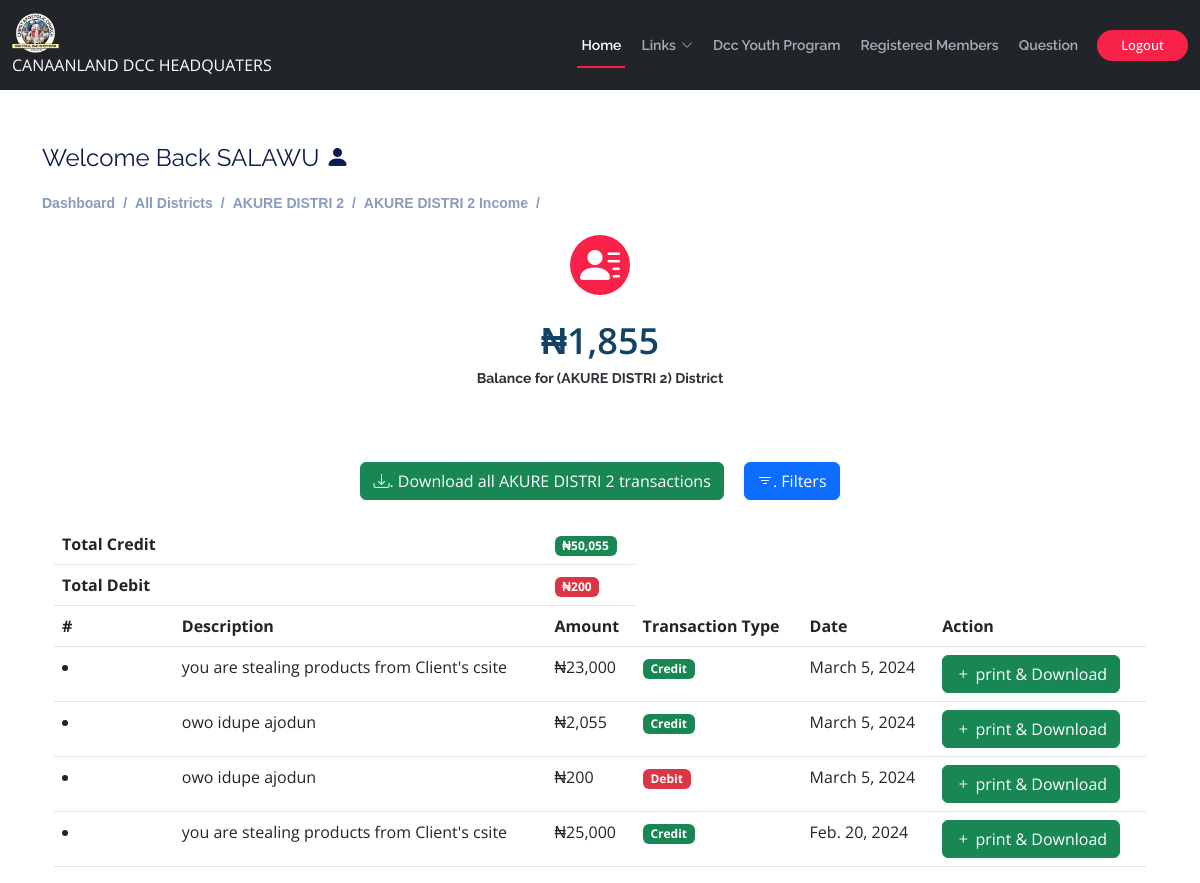
/secretary/district-income/2 (signed in), run on the app's committed database.
### users/models.py (models this page shows, shortened)
class User(AbstractUser):
    username = None
    email = models.EmailField(max_length=150, unique=True, null=True, blank=True)
    phone = models.CharField(max_length=150,null=True, blank=True)
    district =models.ForeignKey(District,on_delete=models.SET_NULL,null=True, blank=True)
    objects=UserManager( )
    USERNAME_FIELD ='email'
    REQUIRED_FIELDS=['first_name','last_name']
    class Meta:
        ordering = ['-district']
        indexes = [
            models.Index(fields=['-district']),
        ]

class District(models.Model):
    name = models.CharField(max_length=500,unique=True, null=True,blank=True)
    address =models.CharField(max_length=1000,unique=True, null=True,blank=True)
    date = models.DateTimeField(auto_now_add=True,null=True)
    class Meta:
        ordering = ['name']
        indexes = [
            models.Index(fields=['name']),
        ]
    def __str__(self):
        return f"{self.name}"

### secretary/models.py (models this page shows, shortened)
class Income(models.Model):
    district = models.ForeignKey(District, on_delete=models.SET_NULL,null=True, blank=True)
    income = models.IntegerField(blank=True)
    class Meta:
        ordering = ['district']
        indexes = [
            models.Index(fields=['district']),
        ]

class Transaction(models.Model):
    type =(('Debit', 'Debit'),('Credit', 'Credit'))
    district = models.ForeignKey(District,on_delete=models.SET_NULL,null=True, blank=True)
    amount = models.IntegerField(blank=True)
    description = models.CharField(max_length=500, blank=True)
    type = models.CharField(max_length=500,default='Credit', choices=type)
    date = models.DateField(default=django.utils.timezone.now)
    class Meta:
        ordering = ['-date']
        indexes = [
            models.Index(fields=['-date']),
        ]

### secretary/views.py (the view)
# urls.py: path('district-income/<int:pk>', views.district_income, name="district-income"),
@login_required(login_url='admin-login')
def district_income(request, pk):
    district=District.objects.get(id=pk)
    district_income = Income.objects.get(district = district)
    tran = Transaction.objects.filter(district =district)
    myFilter=DistrictTransactionFilter(request.GET, queryset=tran)
    form = TransactionForm()
    tran=myFilter.qs
    credit_total = tran.filter(type='Credit').aggregate(Sum('amount'))['amount__sum'] or 0
    debit_total = tran.filter(type='Debit').aggregate(Sum('amount'))['amount__sum'] or 0
    p=Paginator(tran, 20)
    page_num = request.GET.get('page',1)
    try:
        page = p.page(page_num)
    except PageNotAnInteger:
        page = p.page(1)
    except EmptyPage:
        page = p.page(p.num_pages)
    return render(request, "secretary/district-income.html",{'tran':page,'district':district,'district_income':district_income,
                        'debit_total':debit_total,'credit_total':credit_total,'form':form})

### templates/secretary/district-income.html (shortened to what this page needs)
{% extends 'main.html' %}
{% load static %}
{% load humanize %}
{% block content %}
<div class="pagetitle container">
  <h4>Welcome Back {{request.user.first_name}} <i class="bi bi-person-fill"></i></h4>
  <nav>
    <ol class="breadcrumb">
        {% if user.groups.all.0.name == 'admin' %}
        <li class="breadcrumb-item"><a href="{% url 'admin-dashboard' %}">Dashboard</a></li>
        <li class="breadcrumb-item"><a href="{% url 'admin-district' %}">All Districts</a></li>
        <li class="breadcrumb-item">{{district}}</li>
        {% endif %}
      <li class="breadcrumb-item">{{district}} Income</li>
      <li class="breadcrumb-item"></li>
    </ol>
  </nav>
</div>
<div class="container col-lg-12" data-aos="fade-up">
    <center>
        <section id="counts" class="counts">
          <div class="container">
              <div class="col-lg-6 col-6">
                <div class="count-box">
                    <i class="bi bi-person-lines-fill"></i><br>
                  <span data-purecounter-start="0" data-purecounter-end="4000" data-purecounter-duration="1" class="purecounter">₦{{ district_income.income|intcomma }}</span>
                  <p><b>Balance for ({{district}}) District</b></p>
                </div>
              </div>
            </div>
        </section>
        <div class="container-fluid">
            <a href="{% url 'transaction_download' district.id %}"><button type="button" class="btn btn-success m-2"><i class="bi bi-download"></i>. Download all {{district}} transactions</button></a>
            <button data-bs-toggle="modal" data-bs-target="#filterTransaction" type="button" class="m-2 btn btn-primary"><i class="bi bi-filter"></i>. Filters</button>
          </div>
      </center>
    <section>
        <div class="container-fluid">
          {% if tran %}
          <div class="table-responsive-sm">
            <table class="table" id="myTable">
              <thead>
                <tr>
                    <td><strong>Total Credit</strong></td>
                    <td><td><span class="badge bg-success">₦{{credit_total|intcomma}}</span></td></td>
                </tr>
                <tr>
                    <td><strong>Total Debit</strong></td>
                    <td><td><span class="badge bg-danger">₦{{debit_total|intcomma}}</span></td></td>
                </tr>
                <tr>
                  <th>#</th>
                  <th>Description</th>
                  <th>Amount</th>
                  <th>Transaction Type</th>
                  <th>Date</th>
                  <th>Action</th>
                </tr>
              </thead>
              <tbody>
                {% for i in tran %}
                <tr>
                  <ol><td><li></li></td></ol>
                  <td>{{i.description}}</td>
                  <td>₦{{i.amount|intcomma}}</td>
                  {% if i.type == 'Credit' %}
                <td><span class="badge bg-success">Credit</span></td>
                {% else %}
                <td><span class="badge bg-danger">Debit</span></td>
                {% endif %}
                  <td>{{i.date}}</td>
                  <th><a href="{% url 'tran-receipt' i.id %}" class='btn btn-success'><i class='bi bi-plus'></i> print & Download</a></th>
                </tr>{% endfor %}
              </tbody>
            </table>
            {% else %}
        <center><h1 class="mt-4 text-danger"><b>No Transaction Found</b></h1></center>
        {% endif %}
      </div>
      </div>
    </section>
</div>
{% endblock content %}

### static/assets/css/style.css (style rules this page uses)
.counts { background: white; padding: 30px 0 40px 0; }
.counts .count-box { padding: 30px 30px 25px 30px; width: 100%; position: relative; text-align: center; background: #fff; }
.counts .count-box i { position: absolute; top: -25px; left: 50%; transform: translateX(-50%); font-size: 40px; background: #f82249; padding: 12px; color: #fff; border-radius: 50px; display: inline-flex; align-items: center; justify-content: center; width: 60px; height: 60px; }
.counts .count-box span { font-size: 36px; display: block; font-weight: 600; color: #124364; }
.counts .count-box p { padding: 0; margin: 0; font-family: "Raleway", sans-serif; font-size: 14px; }
body { background: #fff; color: #2f3138; font-family: "Open Sans", sans-serif; }
a { color: #f82249; text-decoration: none; transition: 0.5s; }
p { padding: 0; margin: 0 0 30px 0; }
h1, h2, h3, h4, h5, h6 { font-family: "Raleway", sans-serif; font-weight: 400; margin: 0 0 20px 0; padding: 0; color: #0e1b4d; }
.breadcrumb { font-size: 14px; font-family: "Nunito", sans-serif; color: #899bbd; font-weight: 600; }
.breadcrumb a { color: #899bbd; transition: 0.3s; }
.breadcrumb .breadcrumb-item::before { color: #899bbd; }

### data on the page
User: user.first_name "SALAWU"
District: name "AKURE DISTRI 2"
Income: income "1,855"
Transaction: description "you are stealing products from Client's csite", amount "23,000", type "Credit", date "March 5, 2024"
Transaction: description "owo idupe ajodun", amount "2,055", type "Credit", date "March 5, 2024"
Transaction: description "owo idupe ajodun", amount "200", type "Debit", date "March 5, 2024"
Transaction: description "you are stealing products from Client's csite", amount "25,000", type "Credit", date "Feb. 20, 2024"

### other printed values
{{ credit_total|intcomma }} "50,055"
{{ debit_total|intcomma }} "200"
